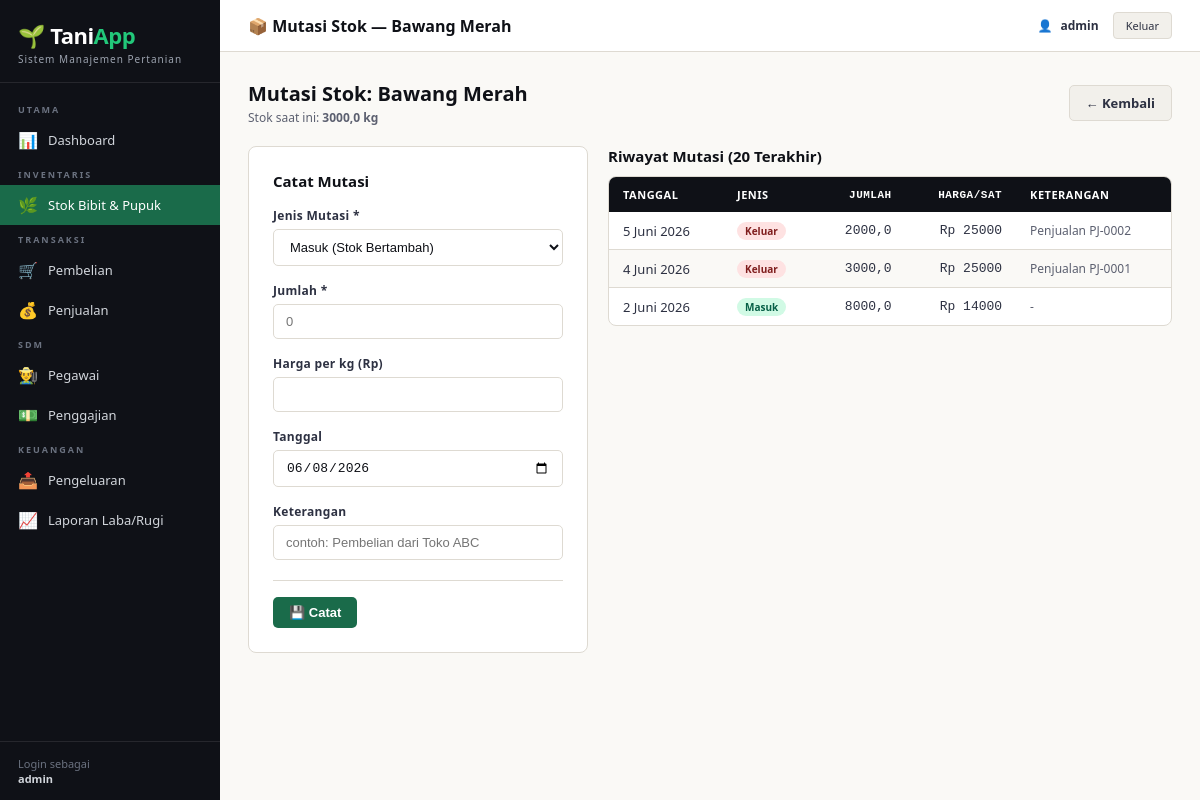
The page /stok/6/mutasi/ (signed in) on the database its author committed.
### stok/models.py (models this page shows, shortened)
class Stok(models.Model):
    nama      = models.CharField(max_length=150)
    kategori  = models.CharField(max_length=20, choices=KategoriStok.choices)
    satuan    = models.CharField(max_length=30, help_text='contoh: kg, liter, batang, karung')
    stok      = models.FloatField(default=0)
    harga_beli = models.FloatField(default=0, help_text='Harga beli per satuan (Rp)')
    keterangan = models.TextField(blank=True, default='')
    updated_at = models.DateTimeField(auto_now=True)
    class Meta:
        ordering = ['kategori', 'nama']

class MutasiStok(models.Model):
    JENIS_CHOICES = [('masuk', 'Masuk'), ('keluar', 'Keluar')]
    stok       = models.ForeignKey(Stok, on_delete=models.CASCADE, related_name='mutasi')
    jenis      = models.CharField(max_length=10, choices=JENIS_CHOICES)
    jumlah     = models.FloatField()
    harga_sat  = models.FloatField(default=0, help_text='Harga per satuan saat mutasi')
    tanggal    = models.DateField()
    keterangan = models.TextField(blank=True, default='')
    created_at = models.DateTimeField(auto_now_add=True)
    class Meta:
        ordering = ['-tanggal', '-id']

### stok/views.py (the view, shortened to what this page needs)
# urls.py: path('<int:pk>/mutasi/',views.mutasi_stok, name='mutasi_stok'),
@login_required
def mutasi_stok(request, pk):
    stok = get_object_or_404(Stok, pk=pk)
    riwayat = stok.mutasi.order_by('-tanggal', '-id')[:20]
    return render(request, 'stok/mutasi.html', {'stok': stok, 'riwayat': riwayat})

### templates/stok/mutasi.html (shortened to what this page needs)
{% extends "base.html" %}
{% block topbar_title %}📦 Mutasi Stok — {{ stok.nama }}{% endblock %}
{% block nav_stok %}active{% endblock %}
{% block content %}
<div class="page-header">
  <div>
    <h1>Mutasi Stok: {{ stok.nama }}</h1>
    <p>Stok saat ini: <strong>{{ stok.stok|floatformat:1 }} {{ stok.satuan }}</strong></p>
  </div>
  <a href="/stok/" class="btn btn-secondary">← Kembali</a>
</div>
<div style="display:grid;grid-template-columns:340px 1fr;gap:20px;align-items:start;flex-wrap:wrap">
  <div class="card">
    <h2 style="font-size:15px;font-weight:700;margin-bottom:16px">Catat Mutasi</h2>
    <form method="post">
      <div class="form-group">
        <label>Jenis Mutasi *</label>
        <select name="jenis" required>
          <option value="masuk"> Masuk (Stok Bertambah)</option>
        </select>
      </div>
      <div class="form-group">
        <label>Jumlah *</label>
        <input type="number" name="jumlah" step="0.1" min="0.1" placeholder="0" required>
      </div>
      <div class="form-group">
        <label>Harga per {{ stok.satuan }} (Rp)</label>
        <input type="number" name="harga_sat" value="{{ stok.harga_beli }}" min="0">
      </div>
      <div class="form-group">
        <label>Tanggal</label>
        <input type="date" name="tanggal" value="{% now 'Y-m-d' %}">
      </div>
      <div class="form-group">
        <label>Keterangan</label>
        <input type="text" name="keterangan" placeholder="contoh: Pembelian dari Toko ABC">
      </div>
      <div class="form-actions">
        <button type="submit" class="btn btn-primary">💾 Catat</button>
      </div>
    </form>
  </div>
  <div>
    <h2 style="font-size:15px;font-weight:700;margin-bottom:10px">Riwayat Mutasi (20 Terakhir)</h2>
    <div class="table-wrap">
      <table>
        <thead>
          <tr><th>Tanggal</th><th>Jenis</th><th class="td-right">Jumlah</th><th class="td-right">Harga/Sat</th><th>Keterangan</th></tr>
        </thead>
        <tbody>
          {% for m in riwayat %}
          <tr>
            <td>{{ m.tanggal }}</td>
            <td><span class="badge badge-{{ m.jenis }}">{{ m.jenis|capfirst }}</span></td>
            <td class="td-right">{{ m.jumlah|floatformat:1 }}</td>
            <td class="td-right">Rp {{ m.harga_sat|floatformat:0 }}</td>
            <td class="text-muted">{{ m.keterangan|default:"-" }}</td>
          </tr>
          {% empty %}
          <tr><td colspan="5" class="td-center text-muted">Belum ada riwayat</td></tr>
          {% endfor %}
        </tbody>
      </table>
    </div>
  </div>
</div>
{% endblock %}

### templates/base.html (shortened to what this page needs)
<!DOCTYPE html>
<html lang="id">
<head>
</head>
<body>
<aside class="sidebar">
  <div class="sidebar-brand">
    <div class="logo">🌱 Tani<span>App</span></div>
    <div class="tagline">Sistem Manajemen Pertanian</div>
  </div>
  <nav class="nav">
    <div class="nav-section">Utama</div>
    <a href="/" class="{% block nav_dashboard %}{% endblock %}"><span class="ico">📊</span> Dashboard</a>
    <div class="nav-section">Inventaris</div>
    <a href="/stok/" class="{% block nav_stok %}{% endblock %}"><span class="ico">🌿</span> Stok Bibit & Pupuk</a>
    <div class="nav-section">Transaksi</div>
    <a href="/transaksi/pembelian/" class="{% block nav_beli %}{% endblock %}"><span class="ico">🛒</span> Pembelian</a>
    <a href="/transaksi/penjualan/" class="{% block nav_jual %}{% endblock %}"><span class="ico">💰</span> Penjualan</a>
    <div class="nav-section">SDM</div>
    <a href="/pegawai/" class="{% block nav_pegawai %}{% endblock %}"><span class="ico">👨‍🌾</span> Pegawai</a>
    <a href="/pegawai/penggajian/" class="{% block nav_gaji %}{% endblock %}"><span class="ico">💵</span> Penggajian</a>
    <div class="nav-section">Keuangan</div>
    <a href="/laporan/pengeluaran/" class="{% block nav_pengeluaran %}{% endblock %}"><span class="ico">📤</span> Pengeluaran</a>
    <a href="/laporan/laba-rugi/" class="{% block nav_laporan %}{% endblock %}"><span class="ico">📈</span> Laporan Laba/Rugi</a>
  </nav>
  <div class="sidebar-footer">
    Login sebagai<br><strong>{{ request.user.username }}</strong>
  </div>
</aside>
<div class="main">
  <div class="topbar">
    <div class="topbar-title">{% block topbar_title %}{% endblock %}</div>
    <div class="topbar-right">
      <div class="user-badge">👤 <strong>{{ request.user.username }}</strong></div>
      <a href="/logout/" class="btn-logout">Keluar</a>
    </div>
  </div>
  <div class="content">
    {% block content %}{% endblock %}
  </div>
</div>
</body>
</html>

### templates/base.html (style rules this page uses)
:root { --green: #1a6b4a; --green2: #22c87a; --green3: #f0fdf4; --ink: #0f1117; --ink2: #2d3142; --ink3: #5c6070; --paper: #faf9f6; --paper2: #f2f0eb; --rule: #dedad2; --red: #dc2626; --blue: #1d4ed8; --gold: #b45309; --sidebar: 220px; }
*,*::before,*::after { margin:0;padding:0;box-sizing:border-box }
html { font-size:15px }
body { font-family:'Segoe UI',system-ui,sans-serif;background:var(--paper);color:var(--ink);display:flex;min-height:100vh }
.sidebar { width:var(--sidebar);background:var(--ink);color:#fff;display:flex;flex-direction:column;position:fixed;top:0;left:0;height:100vh;z-index:100;overflow-y:auto }
.sidebar-brand { padding:20px 18px 16px;border-bottom:1px solid #ffffff18 }
.sidebar-brand .logo { font-size:22px;font-weight:700;letter-spacing:-.5px;color:#fff }
.sidebar-brand .logo span { color:var(--green2) }
.sidebar-brand .tagline { font-size:10px;color:#9ca3af;letter-spacing:1px;margin-top:2px }
.nav { padding:12px 0;flex:1 }
.nav-section { padding:8px 18px 4px;font-size:9px;font-weight:600;letter-spacing:2px;text-transform:uppercase;color:#6b7280 }
.nav a { display:flex;align-items:center;gap:10px;padding:9px 18px;color:#d1d5db;text-decoration:none;font-size:13px;font-weight:500;transition:background .15s }
.nav a.active { background:var(--green);color:#fff }
.nav a .ico { font-size:16px;width:20px;text-align:center }
.sidebar-footer { padding:14px 18px;border-top:1px solid #ffffff18;font-size:11px;color:#6b7280 }
.sidebar-footer strong { color:#d1d5db }
.main { margin-left:var(--sidebar);flex:1;display:flex;flex-direction:column;min-height:100vh }
.topbar { background:#fff;border-bottom:1px solid var(--rule);padding:12px 28px;display:flex;align-items:center;justify-content:space-between;position:sticky;top:0;z-index:50 }
.topbar-title { font-size:16px;font-weight:700;color:var(--ink) }
.topbar-right { display:flex;align-items:center;gap:14px }
.user-badge { display:flex;align-items:center;gap:8px;font-size:12px;color:var(--ink3) }
.user-badge strong { color:var(--ink2) }
.btn-logout { font-size:11px;background:var(--paper2);border:1px solid var(--rule);border-radius:4px;padding:5px 12px;color:var(--ink2);text-decoration:none;font-weight:500 }
.content { padding:28px;flex:1 }
.page-header { display:flex;align-items:center;justify-content:space-between;margin-bottom:20px;gap:12px;flex-wrap:wrap }
.page-header h1 { font-size:20px;font-weight:700;color:var(--ink) }
.page-header p { font-size:12px;color:var(--ink3);margin-top:2px }
.btn { display:inline-flex;align-items:center;gap:6px;padding:8px 16px;border-radius:5px;font-size:13px;font-weight:600;text-decoration:none;border:none;cursor:pointer;transition:filter .15s }
.btn-primary { background:var(--green);color:#fff }
.btn-secondary { background:var(--paper2);color:var(--ink2);border:1px solid var(--rule) }
.table-wrap { overflow-x:auto;background:#fff;border:1px solid var(--rule);border-radius:8px }
table { width:100%;border-collapse:collapse;font-size:13px }
thead th { background:var(--ink);color:#fff;padding:10px 14px;text-align:left;font-size:11px;font-weight:600;letter-spacing:.5px;text-transform:uppercase }
tbody tr:nth-child(even) { background:var(--paper) }
tbody td { padding:9px 14px;border-bottom:1px solid var(--rule);vertical-align:middle;color:var(--ink2) }
tbody tr:last-child td { border-bottom:none }
.td-right { text-align:right;font-family:monospace }
.badge { display:inline-block;padding:2px 8px;border-radius:100px;font-size:10px;font-weight:600 }
.badge-masuk { background:#d1fae5;color:#065f46 }
.badge-keluar { background:#fee2e2;color:#7f1d1d }
.card { background:#fff;border:1px solid var(--rule);border-radius:8px;padding:24px }
.form-group { margin-bottom:16px }
.form-group label { display:block;font-size:12px;font-weight:600;color:var(--ink2);margin-bottom:5px;letter-spacing:.3px }
.form-group input,.form-group select,.form-group textarea { width:100%;padding:9px 12px;border:1px solid var(--rule);border-radius:5px;font-size:13px;color:var(--ink);background:#fff;outline:none;transition:border .15s }
.form-actions { display:flex;gap:10px;margin-top:20px;padding-top:16px;border-top:1px solid var(--rule) }
.text-muted { color:var(--ink3);font-size:12px }

### rows shown on the page
Stok: nama "Bawang Merah", stok "3000,0", satuan "kg"
MutasiStok: tanggal "5 Juni 2026", jenis "Keluar", jumlah "2000,0", harga_sat "25000", keterangan "Penjualan PJ-0002"
MutasiStok: tanggal "4 Juni 2026", jenis "Keluar", jumlah "3000,0", harga_sat "25000", keterangan "Penjualan PJ-0001"
MutasiStok: tanggal "2 Juni 2026", jenis "Masuk", jumlah "8000,0", harga_sat "14000", keterangan "-"

### other values the page prints
{{ request.user.username }} "admin"
